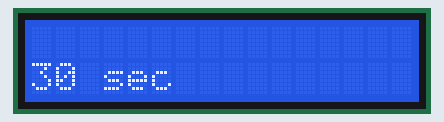
Recording of a sketch running on a simulated Arduino Uno, built with avr-gcc and run on an emulated ATmega328P. Shown: 16×2 character LCD.

Above: at 1.1 s.
At 5.2 s:
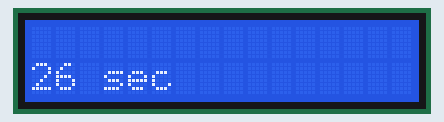
At 10.2 s:
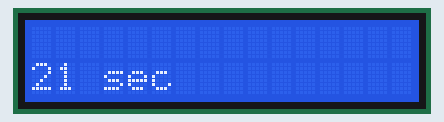
At 19.3 s:
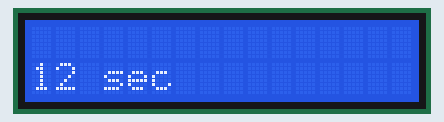
At 28.4 s:
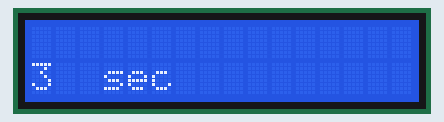
At 38.5 s:
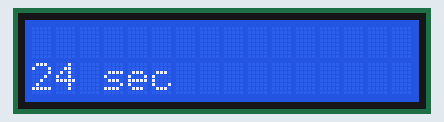

Measured:
- what the display in image 0 shows lasts 1.0 s, from 1.1 s to 2.1 s

The sketch:

alltest.ino
```cpp
#include <LiquidCrystal_I2C.h>

int totalColumns = 16;
int totalRows = 2;

LiquidCrystal_I2C lcd(0x27, totalColumns, totalRows);

String staticMessage = "Grp16 BE Project";
String scrollingMessage = "ADVANCE STRUCTURE OF CHARGING PORTS IN RAILWAYS";

void scrollMessage(int row, String message, int delayTime, int totalColumns) {
  for (int i=0; i < totalColumns; i++) {
    message = " " + message;
  }
  message = message + " ";
  for (int position = 0; position < message.length(); position++) {
    lcd.setCursor(0, row);
    lcd.print(message.substring(position, position + totalColumns));
    delay(delayTime);
  }
}

void setup(){
  lcd.init();
  lcd.backlight();
}

void loop(){

  for (int i = 30; i>= 0; i--){
    delay(1000);
    lcd.clear();
    lcd.setCursor(0, 1);
    lcd.print(i);
    lcd.setCursor(3, 1);
    lcd.print("sec");
  }
}
```
